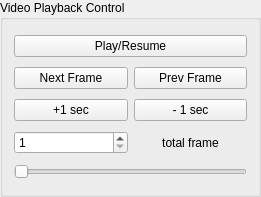
<?xml version="1.0" encoding="UTF-8"?>
<ui version="4.0">
 <class>VideoPlaybackControlGroupBox</class>
 <widget class="QGroupBox" name="VideoPlaybackControlGroupBox">
  <property name="geometry">
   <rect>
    <x>0</x>
    <y>0</y>
    <width>261</width>
    <height>197</height>
   </rect>
  </property>
  <property name="sizePolicy">
   <sizepolicy hsizetype="Minimum" vsizetype="Minimum">
    <horstretch>0</horstretch>
    <verstretch>0</verstretch>
   </sizepolicy>
  </property>
  <property name="windowTitle">
   <string>Video Playback Control</string>
  </property>
  <property name="windowIcon">
   <iconset resource="KeyframeMainWindow.qrc">
    <normaloff>:/keyframe_icon.ico</normaloff>:/keyframe_icon.ico</iconset>
  </property>
  <property name="title">
   <string>Video Playback Control</string>
  </property>
  <layout class="QGridLayout" name="gridLayout">
   <item row="8" column="0" colspan="2">
    <widget class="QSlider" name="horizontalSlider_positionRatio">
     <property name="maximum">
      <number>1000</number>
     </property>
     <property name="singleStep">
      <number>5</number>
     </property>
     <property name="pageStep">
      <number>50</number>
     </property>
     <property name="tracking">
      <bool>false</bool>
     </property>
     <property name="orientation">
      <enum>Qt::Horizontal</enum>
     </property>
     <property name="tickPosition">
      <enum>QSlider::NoTicks</enum>
     </property>
    </widget>
   </item>
   <item row="3" column="1">
    <widget class="QPushButton" name="pushButton_prevFrame">
     <property name="sizePolicy">
      <sizepolicy hsizetype="Minimum" vsizetype="Fixed">
       <horstretch>0</horstretch>
       <verstretch>0</verstretch>
      </sizepolicy>
     </property>
     <property name="text">
      <string>Prev Frame</string>
     </property>
    </widget>
   </item>
   <item row="3" column="0">
    <widget class="QPushButton" name="pushButton_nextFrame">
     <property name="sizePolicy">
      <sizepolicy hsizetype="Minimum" vsizetype="Fixed">
       <horstretch>0</horstretch>
       <verstretch>0</verstretch>
      </sizepolicy>
     </property>
     <property name="text">
      <string>Next Frame</string>
     </property>
    </widget>
   </item>
   <item row="1" column="0" colspan="2">
    <widget class="QPushButton" name="pushButton_playresume">
     <property name="sizePolicy">
      <sizepolicy hsizetype="Preferred" vsizetype="Fixed">
       <horstretch>0</horstretch>
       <verstretch>0</verstretch>
      </sizepolicy>
     </property>
     <property name="text">
      <string>Play/Resume</string>
     </property>
    </widget>
   </item>
   <item row="6" column="1">
    <widget class="QLabel" name="label_frameCount">
     <property name="frameShape">
      <enum>QFrame::NoFrame</enum>
     </property>
     <property name="text">
      <string>total frame</string>
     </property>
     <property name="alignment">
      <set>Qt::AlignCenter</set>
     </property>
    </widget>
   </item>
   <item row="6" column="0">
    <widget class="QSpinBox" name="spinBox_positionFrame">
     <property name="minimum">
      <number>1</number>
     </property>
    </widget>
   </item>
   <item row="5" column="0">
    <widget class="QPushButton" name="pushButton_nextSecond">
     <property name="sizePolicy">
      <sizepolicy hsizetype="Minimum" vsizetype="Fixed">
       <horstretch>0</horstretch>
       <verstretch>0</verstretch>
      </sizepolicy>
     </property>
     <property name="text">
      <string>+1 sec</string>
     </property>
    </widget>
   </item>
   <item row="5" column="1">
    <widget class="QPushButton" name="pushButton_prevSecond">
     <property name="sizePolicy">
      <sizepolicy hsizetype="Minimum" vsizetype="Fixed">
       <horstretch>0</horstretch>
       <verstretch>0</verstretch>
      </sizepolicy>
     </property>
     <property name="text">
      <string>- 1 sec</string>
     </property>
    </widget>
   </item>
  </layout>
 </widget>
 <resources>
  <include location="KeyframeMainWindow.qrc"/>
 </resources>
 <connections/>
</ui>
